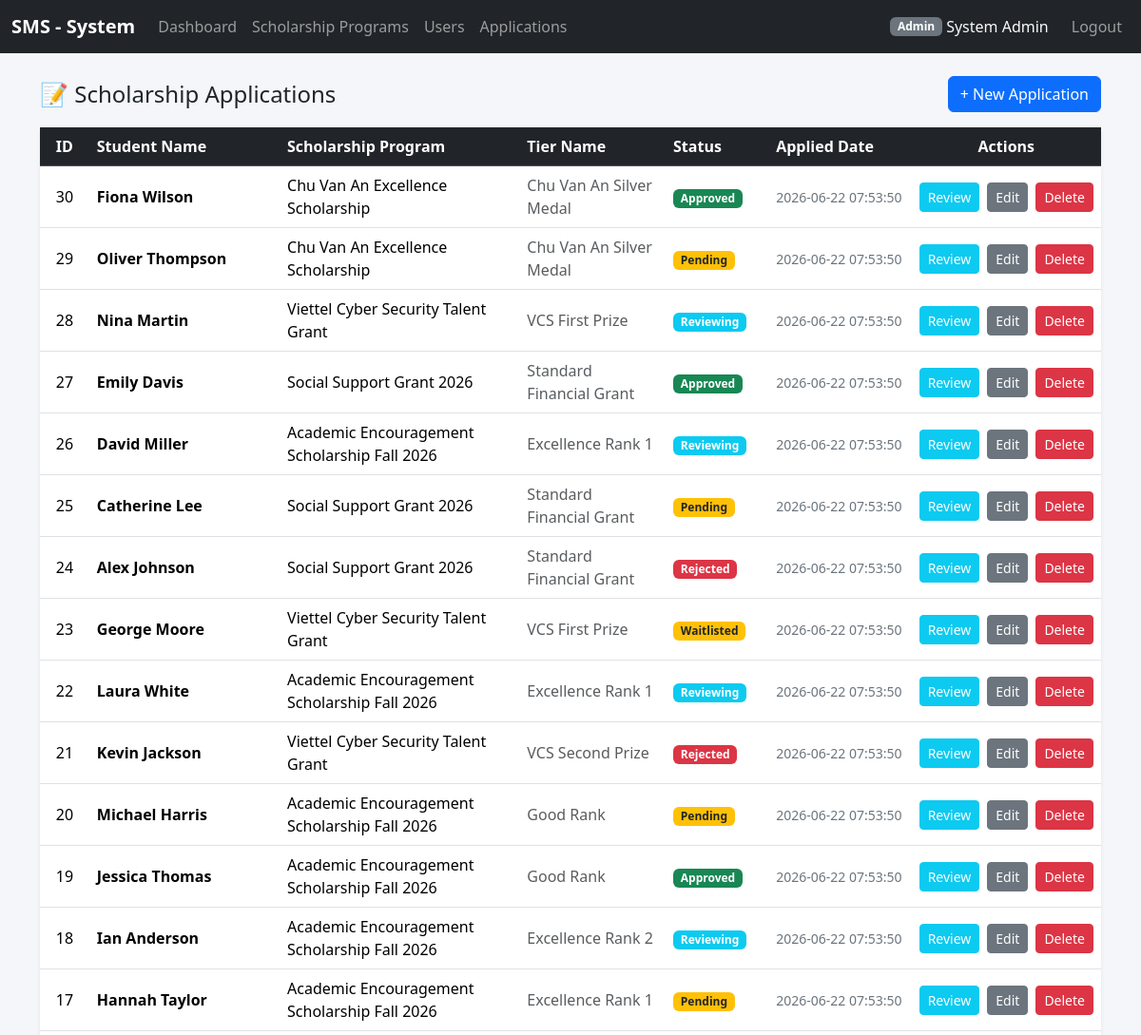
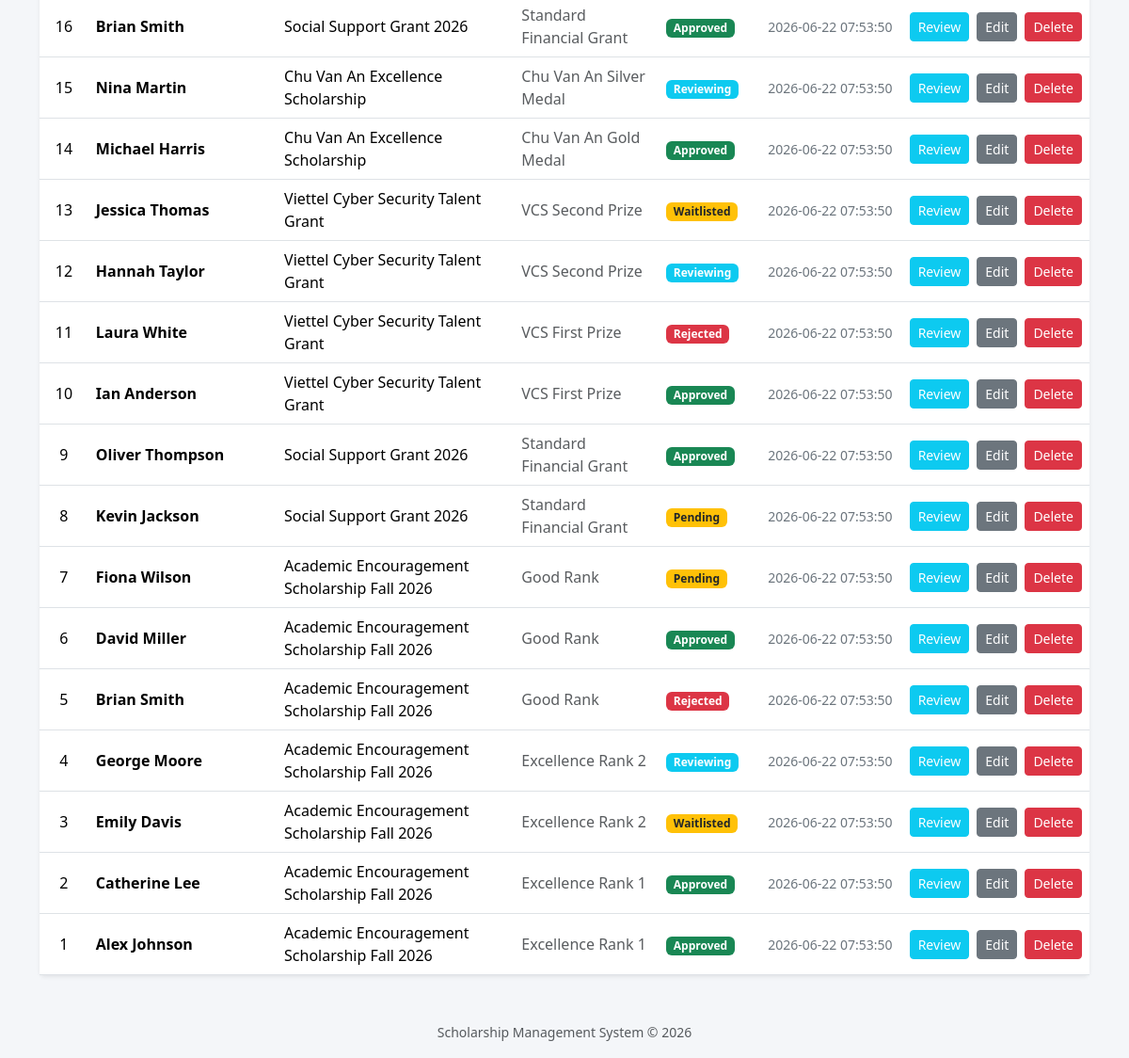
The page /index.php?controller=applications&action=index (signed in) on the database its author committed (2 pictures, top to bottom).
### tables this page shows
CREATE TABLE `applications` (
  `id` int(11) NOT NULL,
  `user_id` int(11) NOT NULL,
  `tier_id` int(11) NOT NULL,
  `profile_id` int(11) NOT NULL,
  `reviewer_id` int(11) DEFAULT NULL,
  `status` enum('pending','reviewing','approved','rejected','waitlisted') DEFAULT 'pending',
  `applied_date` timestamp NOT NULL DEFAULT current_timestamp()
);

CREATE TABLE `users` (
  `id` int(11) NOT NULL,
  `email` varchar(255) NOT NULL,
  `password_hash` varchar(255) NOT NULL,
  `full_name` varchar(150) NOT NULL,
  `role` enum('admin','student','reviewer') DEFAULT 'student',
  `created_at` timestamp NOT NULL DEFAULT current_timestamp()
);

CREATE TABLE `scholarship_programs` (
  `id` int(11) NOT NULL,
  `title` varchar(255) NOT NULL,
  `scholarship_type` enum('internal_academic','corporate_sponsor','social_support') NOT NULL,
  `start_date` date DEFAULT NULL,
  `end_date` date DEFAULT NULL,
  `status` enum('active','closed','draft') DEFAULT 'draft',
  `min_gpa` decimal(3,2) DEFAULT 0.00,
  `min_training_score` int(11) DEFAULT 0
);

CREATE TABLE `scholarship_tiers` (
  `id` int(11) NOT NULL,
  `program_id` int(11) NOT NULL,
  `tier_name` varchar(100) NOT NULL,
  `reward_amount` decimal(12,2) NOT NULL,
  `quota` int(11) DEFAULT 0,
  `min_gpa` decimal(3,2) DEFAULT 0.00,
  `min_training_score` int(11) DEFAULT 0
);

### config/database.php (called while the page is built)
<?php
class Database
{
    private static ?PDO $instance = null;
    public static function getConnection(): PDO
    {
        if (self::$instance === null) {
            $host    = 'localhost';
            $dbname  = 'scholarship_system';
            $user    = 'root';
            $pass    = '';
            $charset = 'utf8mb4';
            $dsn = "mysql:host={$host};dbname={$dbname};charset={$charset}";
            $options = [
                PDO::ATTR_ERRMODE            => PDO::ERRMODE_EXCEPTION,
                PDO::ATTR_DEFAULT_FETCH_MODE => PDO::FETCH_ASSOC,
                PDO::ATTR_EMULATE_PREPARES   => false,
            ];
            try {
                self::$instance = new PDO($dsn, $user, $pass, $options);
            } catch (PDOException $e) {
                die('Kết nối CSDL thất bại: ' . $e->getMessage());
            }
        }
        return self::$instance;
    }
}

### controllers/ApplicationController.php (called while the page is built, shortened)
<?php
require_once __DIR__ . '/../models/ApplicationModel.php';
require_once __DIR__ . '/../helpers/auth.php';
class ApplicationController
{
    private ApplicationModel $model;
    public function __construct()
    {
        $this->model = new ApplicationModel();
    }
    public function index(): void
    {
        $currentUser = current_user();
        if ($currentUser['role'] === 'student') {
            $applications = $this->model->getByUserId((int)$currentUser['id']);
        } elseif ($currentUser['role'] === 'reviewer') {
            $applications = $this->model->getByReviewerId((int)$currentUser['id']);
        } else {
            $applications = $this->model->getAll();
        }
        require __DIR__ . '/../views/applications/index.php';
    }
}

### helpers/functions.php (called while the page is built, shortened)
<?php
function e(mixed $value): string
{
    return htmlspecialchars((string)($value ?? ''), ENT_QUOTES, 'UTF-8');
}
function url(string $controller, string $action = 'index', array $params = []): string
{
    $query = array_merge(['controller' => $controller, 'action' => $action], $params);
    return 'index.php?' . http_build_query($query);
}
?>

### helpers/auth.php (called while the page is built, shortened)
<?php
require_once __DIR__ . '/../config/database.php';
function current_user(): ?array
{
    return $_SESSION['user'] ?? null;
}
function is_logged_in(): bool
{
    return isset($_SESSION['user']);
}

### models/ApplicationModel.php (called while the page is built, shortened)
<?php
require_once __DIR__ . '/../config/database.php';
class ApplicationModel
{
    private PDO $pdo;
    public function __construct()
    {
        $this->pdo = Database::getConnection();
    }
    public function getAll(): array
    {
        $stmt = $this->pdo->query("
            SELECT
                a.id,
                a.user_id,
                a.tier_id,
                a.status,
                a.applied_date,
                u.full_name as student_name,
                st.tier_name,
                sp.title as program_title
            FROM applications a
            INNER JOIN users u ON a.user_id = u.id
            INNER JOIN scholarship_tiers st ON a.tier_id = st.id
            INNER JOIN scholarship_programs sp ON st.program_id = sp.id
            ORDER BY a.id DESC
        ");
        return $stmt->fetchAll(PDO::FETCH_ASSOC);
    }
}

### views/applications/index.php (the view, shortened to what this page needs)
<?php
require_once __DIR__ . '/../partials/header.php';
?>
<div class="d-flex justify-content-between align-items-center mb-3">
    <h4 class="mb-0">📝 Scholarship Applications</h4>
    <?php if (isset($currentUser) && $currentUser['role'] !== 'reviewer'): ?>
        <a href="index.php?controller=applications&action=create" class="btn btn-primary">+ New Application</a>
    <?php endif; ?>
</div>
<div class="card shadow-sm border-0">
    <div class="table-responsive">
        <table class="table table-hover align-middle mb-0">
            <thead class="table-dark">
                <tr>
                    <th style="width: 5%; text-align: center;">ID</th>
                    <th style="width: 20%;">Student Name</th>
                    <th style="width: 25%;">Scholarship Program</th>
                    <th style="width: 15%;">Tier Name</th>
                    <th style="width: 10%;">Status</th>
                    <th style="width: 15%;">Applied Date</th>
                    <th style="width: 10%; text-align: center;">Actions</th>
                </tr>
            </thead>
            <tbody>
            <?php if (empty($applications)): ?>
                <tr>
                    <td colspan="7" style="text-align: center; color: #999; padding: 2rem;">
                        No applications found.
                    </td>
                </tr>
            <?php else: ?>
                <?php foreach ($applications as $app): ?>
                <tr id="row-<?= htmlspecialchars($app['id']) ?>">
                    <td style="text-align: center; font-weight: 500;"><?= htmlspecialchars($app['id']) ?></td>
                    <td><strong><?= htmlspecialchars($app['student_name']) ?></strong></td>
                    <td><?= htmlspecialchars($app['program_title']) ?></td>
                    <td><span class="text-muted"><?= htmlspecialchars($app['tier_name']) ?></span></td>
                    <td>
                        <?php
                        $statusClass = 'badge bg-warning text-dark';
                        if ($app['status'] === 'approved') $statusClass = 'badge bg-success';
                        if ($app['status'] === 'rejected') $statusClass = 'badge bg-danger';
                        if ($app['status'] === 'reviewing') $statusClass = 'badge bg-info';
                        ?>
                        <span class="<?= $statusClass ?>"><?= htmlspecialchars(ucfirst($app['status'])) ?></span>
                    </td>
                    <td class="small text-secondary"><?= htmlspecialchars($app['applied_date']) ?></td>
                    <td class="text-center">
                        <div class="actions d-flex gap-2 justify-content-center">
                            <?php if ($currentUser['role'] === 'student'): ?>
                                <a href="index.php?controller=applications&action=view&id=<?= htmlspecialchars($app['id']) ?>"
                                   class="btn btn-sm btn-info text-white">View</a>
                                <?php if ($app['status'] === 'pending'): ?>
                                    <a href="index.php?controller=applications&action=edit&id=<?= htmlspecialchars($app['id']) ?>"
                                       class="btn btn-sm btn-secondary">Edit</a>
                                <?php endif; ?>
                            <?php else: ?>
                                <?php if (in_array($currentUser['role'], ['admin', 'reviewer'], true)): ?>
                                    <?php
                                    $isFinalized = in_array($app['status'], ['approved', 'rejected'], true);
                                    $canReview = ($currentUser['role'] === 'admin') || ($currentUser['role'] === 'reviewer' && !$isFinalized);
                                    if ($canReview):
                                    ?>
                                        <a href="index.php?controller=applications&action=review&id=<?= htmlspecialchars($app['id']) ?>"
                                           class="btn btn-sm btn-info text-white">Review</a>
                                    <?php else:
                                    ?>
                                        <span class="badge bg-secondary p-2 small">Locked</span>
                                    <?php endif; ?>
                                <?php endif; ?>
                                <?php if (in_array($currentUser['role'], ['admin', 'staff'], true)): ?>
                                    <a href="index.php?controller=applications&action=edit&id=<?= htmlspecialchars($app['id']) ?>"
                                       class="btn btn-sm btn-secondary">Edit</a>
                                    <button type="button"
                                            class="btn btn-sm btn-danger delete-application-btn"
                                            data-id="<?= htmlspecialchars($app['id']) ?>">Delete</button>
                                <?php endif; ?>
                            <?php endif; ?>
                        </div>
                    </td>
                </tr>
                <?php endforeach; ?>
            <?php endif; ?>
            </tbody>
        </table>
    </div>
</div>
<?php require_once __DIR__ . '/../partials/footer.php'; ?>

### public/index.php (shortened to what this page needs)
<?php
require_once __DIR__ . '/../config/database.php';
require_once __DIR__ . '/../helpers/functions.php';
require_once __DIR__ . '/../helpers/auth.php';
$action = $_GET['action'] ?? 'index';
$controller = new $controllerClass();
$allowedActions = ['index', 'show', 'create', 'store', 'edit', 'update', 'delete', 'login', 'doLogin', 'logout', 'export', 'review', 'submitReview', 'exportCsv', 'exportHtml','view'];
if (in_array($action, $allowedActions) && method_exists($controller, $action)) {
    $controller->$action();
} else {
    http_response_code(404);
    echo "Page not found.";
}

### views/partials/header.php (shortened to what this page needs)
<!DOCTYPE html>
<html lang="en">
<head>
    <link href="https://cdn.jsdelivr.net/npm/bootstrap@5.3.3/dist/css/bootstrap.min.css" rel="stylesheet">
</head>
<body>
<nav class="navbar navbar-expand-lg navbar-dark bg-dark mb-4">
    <div class="container-fluid">
        <a class="navbar-brand" href="<?= e(url('scholarship_programs', 'index')) ?>">SMS - System</a>
        <div class="collapse navbar-collapse" id="navMain">
            <ul class="navbar-nav me-auto">
                <?php if (isset(current_user()['role']) && in_array(current_user()['role'], ['admin', 'staff'], true)): ?>
                    <li class="nav-item"><a class="nav-link" href="<?= e(url('dashboard', 'index')) ?>">Dashboard</a></li>
                <?php endif; ?>
                <li class="nav-item"><a class="nav-link" href="<?= e(url('scholarship_programs', 'index')) ?>">Scholarship Programs</a></li>
                <?php if (isset(current_user()['role'])): ?>
                    <?php if (in_array(current_user()['role'], ['admin', 'reviewer', 'staff'], true)): ?>
                        <?php if (current_user()['role'] === 'admin'): ?>
                            <li class="nav-item"><a class="nav-link" href="<?= e(url('users', 'index')) ?>">Users</a></li>
                        <?php endif; ?>
                        <li class="nav-item"><a class="nav-link" href="<?= e(url('applications', 'index')) ?>">Applications</a></li>
                        <?php else: ?>
                        <li class="nav-item"><a class="nav-link" href="<?= e(url('student_profiles', 'edit', ['id' => current_user()['id']])) ?>">My Profile</a></li>
                        <li class="nav-item"><a class="nav-link" href="<?= e(url('applications', 'index')) ?>">My Applications</a></li>
                    <?php endif; ?>
                <?php endif; ?>
            </ul>
            <ul class="navbar-nav">
                <?php if (is_logged_in()): $u = current_user(); ?>
                    <li class="nav-item d-flex align-items-center text-light me-3">
                        <span class="badge bg-secondary"><?= e(ucfirst($u['role'])) ?></span>&nbsp;<?= e($u['full_name']) ?>
                    </li>
                    <li class="nav-item">
                        <a class="nav-link" href="<?= e(url('auth', 'logout')) ?>">Logout</a>
                    </li>
                <?php else: ?>
                    <li class="nav-item">
                        <a class="nav-link" href="<?= e(url('auth', 'login')) ?>">Login</a>
                    </li>
                <?php endif; ?>
            </ul>
        </div>
    </div>
</nav>
<div class="container">

### views/partials/footer.php (shortened to what this page needs)
</div>
<footer class="text-center mt-5 mb-3 text-muted">
    <small>Scholarship Management System &copy; <?= date('Y') ?></small>
</footer>
</body>
</html>

### views/partials/header.php (style rules this page uses)
body { background-color: #f4f6f9; }
.navbar-brand { font-weight: 700; }

### rows shown on the page
applications: id "30", user.full_name "Fiona Wilson", scholarship_programs.title "Chu Van An Excellence Scholarship", tier.tier_name "Chu Van An Silver Medal", status "Approved", applied_date "2026-06-22 07:53:50"
applications: id "29", user.full_name "Oliver Thompson", scholarship_programs.title "Chu Van An Excellence Scholarship", tier.tier_name "Chu Van An Silver Medal", status "Pending", applied_date "2026-06-22 07:53:50"
applications: id "28", user.full_name "Nina Martin", scholarship_programs.title "Viettel Cyber Security Talent Grant", tier.tier_name "VCS First Prize", status "Reviewing", applied_date "2026-06-22 07:53:50"
applications: id "27", user.full_name "Emily Davis", scholarship_programs.title "Social Support Grant 2026", tier.tier_name "Standard Financial Grant", status "Approved", applied_date "2026-06-22 07:53:50"
applications: id "26", user.full_name "David Miller", scholarship_programs.title "Academic Encouragement Scholarship Fall 2026", tier.tier_name "Excellence Rank 1", status "Reviewing", applied_date "2026-06-22 07:53:50"
applications: id "25", user.full_name "Catherine Lee", scholarship_programs.title "Social Support Grant 2026", tier.tier_name "Standard Financial Grant", status "Pending", applied_date "2026-06-22 07:53:50"
applications: id "24", user.full_name "Alex Johnson", scholarship_programs.title "Social Support Grant 2026", tier.tier_name "Standard Financial Grant", status "Rejected", applied_date "2026-06-22 07:53:50"
applications: id "23", user.full_name "George Moore", scholarship_programs.title "Viettel Cyber Security Talent Grant", tier.tier_name "VCS First Prize", status "Waitlisted", applied_date "2026-06-22 07:53:50"
applications: id "22", user.full_name "Laura White", scholarship_programs.title "Academic Encouragement Scholarship Fall 2026", tier.tier_name "Excellence Rank 1", status "Reviewing", applied_date "2026-06-22 07:53:50"
applications: id "21", user.full_name "Kevin Jackson", scholarship_programs.title "Viettel Cyber Security Talent Grant", tier.tier_name "VCS Second Prize", status "Rejected", applied_date "2026-06-22 07:53:50"
applications: id "20", user.full_name "Michael Harris", scholarship_programs.title "Academic Encouragement Scholarship Fall 2026", tier.tier_name "Good Rank", status "Pending", applied_date "2026-06-22 07:53:50"
applications: id "19", user.full_name "Jessica Thomas", scholarship_programs.title "Academic Encouragement Scholarship Fall 2026", tier.tier_name "Good Rank", status "Approved", applied_date "2026-06-22 07:53:50"
applications: id "18", user.full_name "Ian Anderson", scholarship_programs.title "Academic Encouragement Scholarship Fall 2026", tier.tier_name "Excellence Rank 2", status "Reviewing", applied_date "2026-06-22 07:53:50"
applications: id "17", user.full_name "Hannah Taylor", scholarship_programs.title "Academic Encouragement Scholarship Fall 2026", tier.tier_name "Excellence Rank 1", status "Pending", applied_date "2026-06-22 07:53:50"
applications: id "16", user.full_name "Brian Smith", scholarship_programs.title "Social Support Grant 2026", tier.tier_name "Standard Financial Grant", status "Approved", applied_date "2026-06-22 07:53:50"
applications: id "15", user.full_name "Nina Martin", scholarship_programs.title "Chu Van An Excellence Scholarship", tier.tier_name "Chu Van An Silver Medal", status "Reviewing", applied_date "2026-06-22 07:53:50"
applications: id "14", user.full_name "Michael Harris", scholarship_programs.title "Chu Van An Excellence Scholarship", tier.tier_name "Chu Van An Gold Medal", status "Approved", applied_date "2026-06-22 07:53:50"
applications: id "13", user.full_name "Jessica Thomas", scholarship_programs.title "Viettel Cyber Security Talent Grant", tier.tier_name "VCS Second Prize", status "Waitlisted", applied_date "2026-06-22 07:53:50"
applications: id "12", user.full_name "Hannah Taylor", scholarship_programs.title "Viettel Cyber Security Talent Grant", tier.tier_name "VCS Second Prize", status "Reviewing", applied_date "2026-06-22 07:53:50"
applications: id "11", user.full_name "Laura White", scholarship_programs.title "Viettel Cyber Security Talent Grant", tier.tier_name "VCS First Prize", status "Rejected", applied_date "2026-06-22 07:53:50"
applications: id "10", user.full_name "Ian Anderson", scholarship_programs.title "Viettel Cyber Security Talent Grant", tier.tier_name "VCS First Prize", status "Approved", applied_date "2026-06-22 07:53:50"
applications: id "9", user.full_name "Oliver Thompson", scholarship_programs.title "Social Support Grant 2026", tier.tier_name "Standard Financial Grant", status "Approved", applied_date "2026-06-22 07:53:50"
applications: id "8", user.full_name "Kevin Jackson", scholarship_programs.title "Social Support Grant 2026", tier.tier_name "Standard Financial Grant", status "Pending", applied_date "2026-06-22 07:53:50"
applications: id "7", user.full_name "Fiona Wilson", scholarship_programs.title "Academic Encouragement Scholarship Fall 2026", tier.tier_name "Good Rank", status "Pending", applied_date "2026-06-22 07:53:50"
applications: id "6", user.full_name "David Miller", scholarship_programs.title "Academic Encouragement Scholarship Fall 2026", tier.tier_name "Good Rank", status "Approved", applied_date "2026-06-22 07:53:50"
applications: id "5", user.full_name "Brian Smith", scholarship_programs.title "Academic Encouragement Scholarship Fall 2026", tier.tier_name "Good Rank", status "Rejected", applied_date "2026-06-22 07:53:50"
applications: id "4", user.full_name "George Moore", scholarship_programs.title "Academic Encouragement Scholarship Fall 2026", tier.tier_name "Excellence Rank 2", status "Reviewing", applied_date "2026-06-22 07:53:50"
applications: id "3", user.full_name "Emily Davis", scholarship_programs.title "Academic Encouragement Scholarship Fall 2026", tier.tier_name "Excellence Rank 2", status "Waitlisted", applied_date "2026-06-22 07:53:50"
applications: id "2", user.full_name "Catherine Lee", scholarship_programs.title "Academic Encouragement Scholarship Fall 2026", tier.tier_name "Excellence Rank 1", status "Approved", applied_date "2026-06-22 07:53:50"
applications: id "1", user.full_name "Alex Johnson", scholarship_programs.title "Academic Encouragement Scholarship Fall 2026", tier.tier_name "Excellence Rank 1", status "Approved", applied_date "2026-06-22 07:53:50"

### other values the page prints
$u['role'] "Admin"
$u['full_name'] "System Admin"
